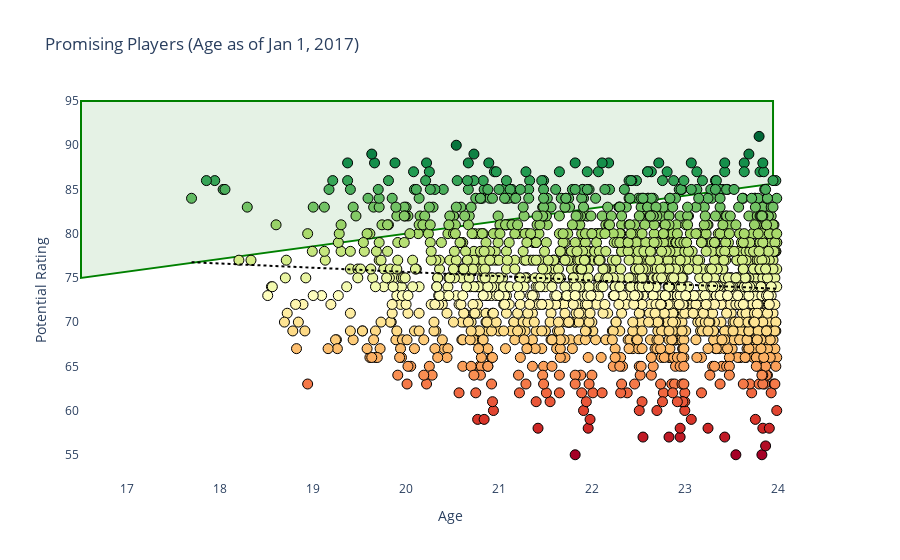

The notebook cell this image was saved under:
### Code cell
# 8. Plot with Plotly
fig = go.Figure()

# All players
fig.add_trace(go.Scatter(
    x=young['age'],
    y=young['potential'],
    mode='markers',
    marker=dict(color=young['color'], size=10, line=dict(color='black', width=1)),
    text=young['player_name'],
    hovertemplate='<b>%{text}</b><br>Age: %{x:.2f}<br>Potential: %{y}<extra></extra>'
))

# Regression trend line
fig.add_trace(go.Scatter(
    x=x_range,
    y=y_pred,
    mode='lines',
    line=dict(color='black', dash='dot'),
    name='Trend Line'
))

# Green polygon brush
fig.add_shape(
    type='path',
    path=triangle_path,
    fillcolor='rgba(0,128,0,0.1)',
    line=dict(color='green'),
    layer='below'
)

# Layout
fig.update_layout(
    title='Promising Players (Age as of Jan 1, 2017)',
    xaxis_title='Age',
    yaxis_title='Potential Rating',
    plot_bgcolor='white',
    paper_bgcolor='white',
    xaxis=dict(showgrid=False),
    yaxis=dict(showgrid=False),
    showlegend=False
)

fig.show()

### Figure 1 — Plotly figure (JSON) as saved in the notebook; plotly's stock layout.template omitted (floating-point values rounded to 4 significant figures; data arrays with more than 128 entries replaced by an {"elided": "..."} marker saying what was removed)
{"data": [{"hovertemplate": "<b>%{text}</b><br>Age: %{x:.2f}<br>Potential: %{y}<extra></extra>", "marker": {"color": {"elided": "1683 str values"}, "line": {"color": "black", "width": 1}, "size": 10}, "mode": "markers", "text": {"elided": "1683 str values"}, "x": {"elided": "1683 float values"}, "y": {"elided": "1683 float values"}, "type": "scatter"}, {"line": {"color": "black", "dash": "dot"}, "mode": "lines", "name": "Trend Line", "x": [17.69, 17.75, 17.82, 17.88, 17.94, 18.01, 18.07, 18.14, 18.2, 18.26, 18.33, 18.39, 18.45, 18.52, 18.58, 18.64, 18.71, 18.77, 18.84, 18.9, 18.96, 19.03, 19.09, 19.15, 19.22, 19.28, 19.34, 19.41, 19.47, 19.54, 19.6, 19.66, 19.73, 19.79, 19.85, 19.92, 19.98, 20.04, 20.11, 20.17, 20.24, 20.3, 20.36, 20.43, 20.49, 20.55, 20.62, 20.68, 20.74, 20.81, 20.87, 20.94, 21.0, 21.06, 21.13, 21.19, 21.25, 21.32, 21.38, 21.44, 21.51, 21.57, 21.64, 21.7, 21.76, 21.83, 21.89, 21.95, 22.02, 22.08, 22.14, 22.21, 22.27, 22.34, 22.4, 22.46, 22.53, 22.59, 22.65, 22.72, 22.78, 22.84, 22.91, 22.97, 23.04, 23.1, 23.16, 23.23, 23.29, 23.35, 23.42, 23.48, 23.54, 23.61, 23.67, 23.74, 23.8, 23.86, 23.93, 23.99], "y": [76.77, 76.74, 76.71, 76.68, 76.65, 76.62, 76.59, 76.56, 76.53, 76.5, 76.47, 76.44, 76.41, 76.38, 76.35, 76.32, 76.29, 76.26, 76.23, 76.19, 76.16, 76.13, 76.1, 76.07, 76.04, 76.01, 75.98, 75.95, 75.92, 75.89, 75.86, 75.83, 75.8, 75.77, 75.74, 75.71, 75.68, 75.65, 75.62, 75.59, 75.56, 75.53, 75.5, 75.47, 75.44, 75.41, 75.38, 75.35, 75.32, 75.29, 75.26, 75.22, 75.19, 75.16, 75.13, 75.1, 75.07, 75.04, 75.01, 74.98, 74.95, 74.92, 74.89, 74.86, 74.83, 74.8, 74.77, 74.74, 74.71, 74.68, 74.65, 74.62, 74.59, 74.56, 74.53, 74.5, 74.47, 74.44, 74.41, 74.38, 74.35, 74.32, 74.29, 74.25, 74.22, 74.19, 74.16, 74.13, 74.1, 74.07, 74.04, 74.01, 73.98, 73.95, 73.92, 73.89, 73.86, 73.83, 73.8, 73.77], "type": "scatter"}], "layout": {"shapes": [{"fillcolor": "rgba(0,128,0,0.1)", "layer": "below", "line": {"color": "green"}, "path": "M 16.5,75 L 16.5,95 L 23.95,95 L 23.95,85.6458024025366 Z", "type": "path"}], "xaxis": {"title": {"text": "Age"}, "showgrid": false}, "yaxis": {"title": {"text": "Potential Rating"}, "showgrid": false}, "title": {"text": "Promising Players (Age as of Jan 1, 2017)"}, "plot_bgcolor": "white", "paper_bgcolor": "white", "showlegend": false}}
